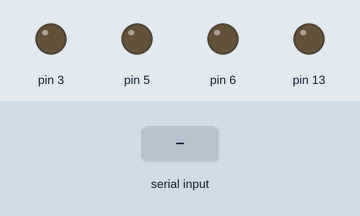
Simulated run of this sketch. Board: Arduino Uno, built with avr-gcc and run on an emulated ATmega328P. Shown: output pins drawn as LEDs (lit = HIGH). The inputs (shaded band) are chosen by the test bench.

Above: at 1.2 s.
1.3 s: "90,45,200\n" received over Serial
At 2.5 s:
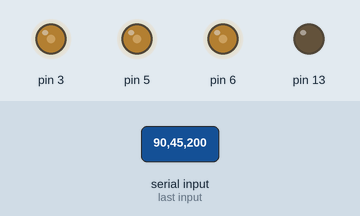
2.8 s: "30,150,10\n" received over Serial
At 3.7 s:
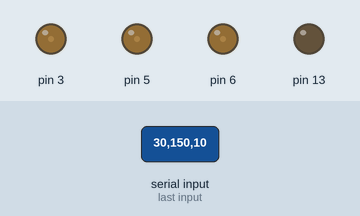
4.3 s: "200\n" received over Serial
At 4.7 s:
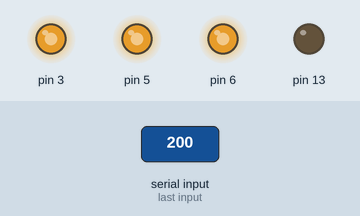
5.8 s: "90,45\n" received over Serial
At 7.0 s:
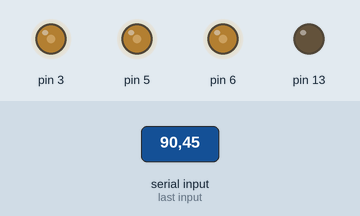
7.3 s: "30,150\n" received over Serial
At 8.2 s:
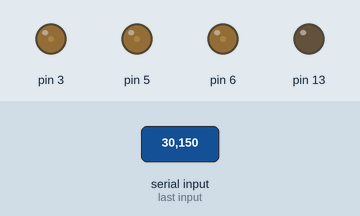
Timing chart, 0 to 9.8 s (numbered marks = the images above; inputs shaded):
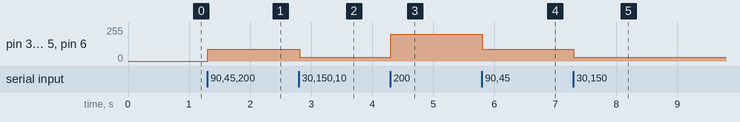

Measured:
- after the input at 1.3 s, pin 3, pin 5, pin 6: 0/255 → 90/255 at once
- after the input at 2.8 s, pin 3, pin 5, pin 6: 90/255 → 30/255 at once
- after the input at 4.3 s, pin 3, pin 5, pin 6: 30/255 → 200/255 at once
- after the input at 5.8 s, pin 3, pin 5, pin 6: 200/255 → 90/255 at once
- after the input at 7.3 s, pin 3, pin 5, pin 6: 90/255 → 30/255 at once

The sketch:

tugas.ino
```cpp
String dataTerima;

int nA, nB, nC, nD;
String sPWM1, sPWM2, sPWM3;
int nPWM1, nPWM2, nPWM3;

void setup() {
  // put your setup code here, to run once:
  Serial.begin(9600);
  pinMode(13, OUTPUT);

}

void loop() {
  // put your main code here, to run repeatedly:
  if (Serial.available() >0) {
    dataTerima = Serial.readStringUntil('\n');

    nA = dataTerima.indexOf("A");
    nB = dataTerima.indexOf("B");
    nC = dataTerima.indexOf("C");
    nD = dataTerima.indexOf("D");

    sPWM1 = dataTerima.substring(nA+1,nB);
    sPWM2 = dataTerima.substring(nB+1,nC);
    sPWM3 = dataTerima.substring(nC+1,nD);

    nPWM1 = sPWM1.toInt();
    nPWM2 = sPWM2.toInt();
    nPWM3 = sPWM3.toInt();

    analogWrite(3, nPWM1);
    analogWrite(5, nPWM2);
    analogWrite(6, nPWM3);
    }

}
```
